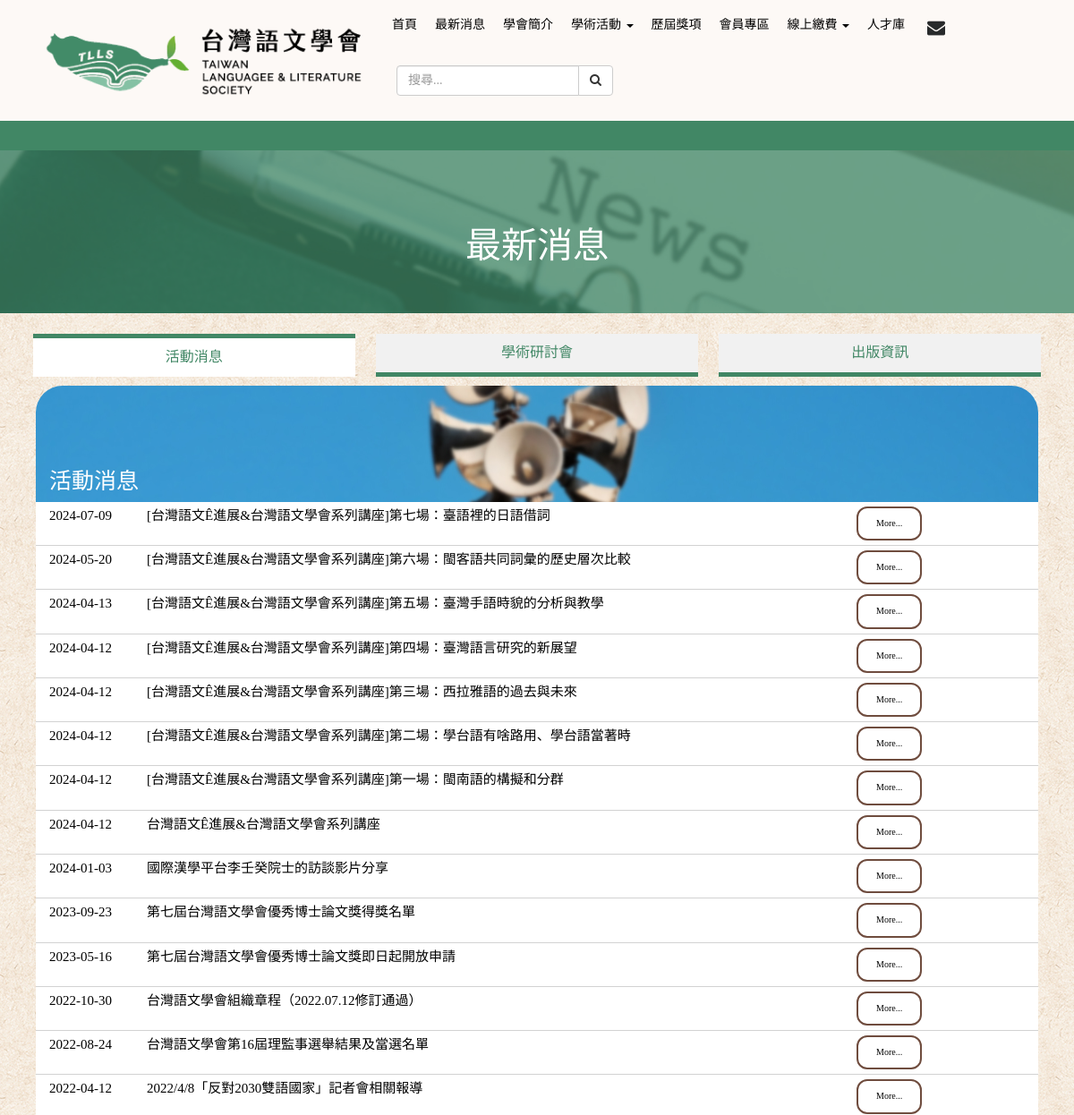
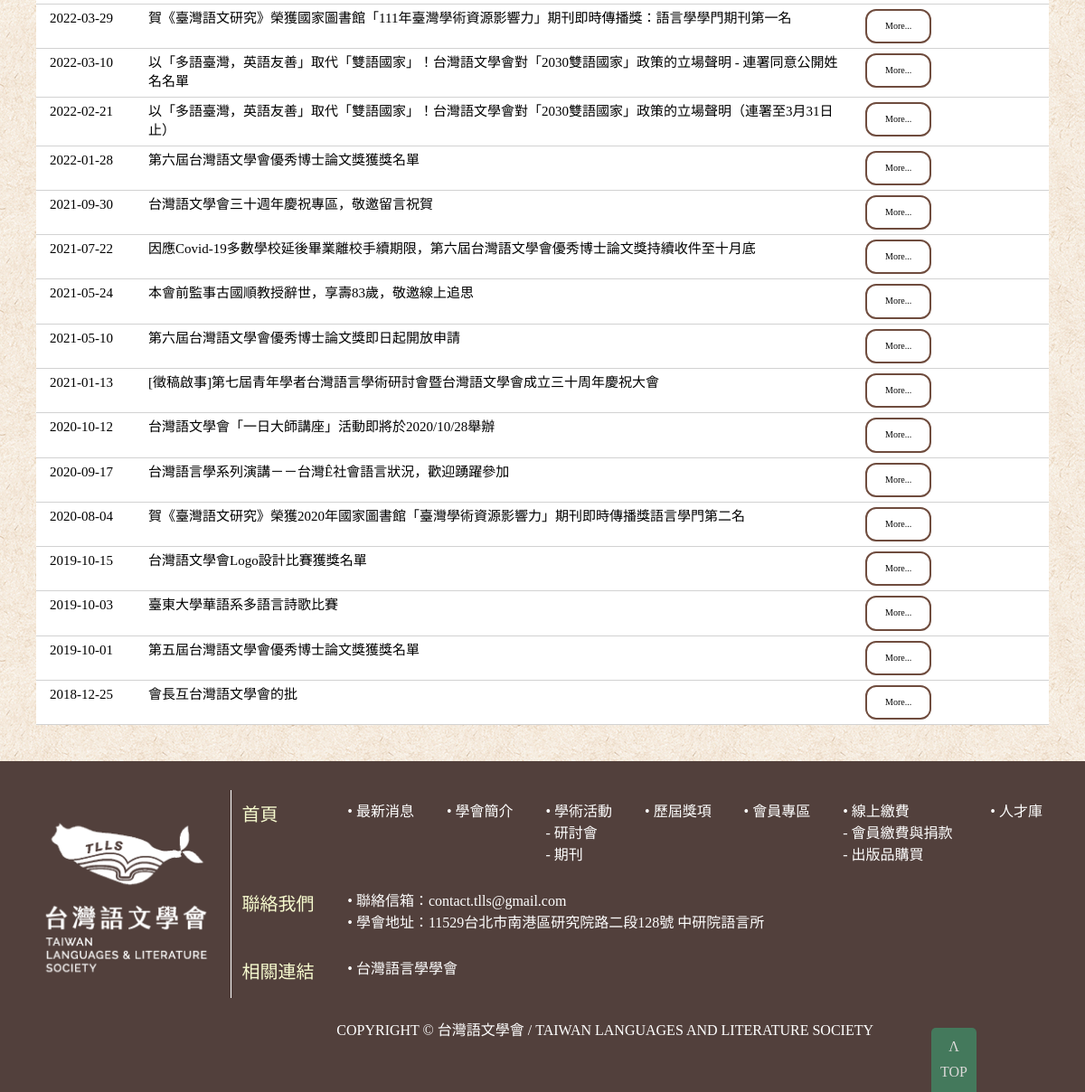
/News.php, run on the app's committed database (2 pictures, top to bottom).
### tables this page shows
CREATE TABLE `news` (
  `_ID` int(11) NOT NULL AUTO_INCREMENT,
  `Title` text NOT NULL,
  `Classification` text NOT NULL,
  `url` text NOT NULL,
  `OrderIndex` int(11) NOT NULL,
  `DateTime` date NOT NULL,
  `PostedBy` text NOT NULL,
  `IsShow` tinyint(1) NOT NULL,
  `ShowOnMarquee` tinyint(1) NOT NULL DEFAULT '0',
  `OpenAnotherWindow` tinyint(1) NOT NULL DEFAULT '0',
  `Mode` text NOT NULL,
  PRIMARY KEY (`_ID`)
);

### News.php (the view, shortened to what this page needs)
<!DOCTYPE HTML>
<html>
<head>
	<?php
	$tab = isset($_GET['tab']) ? $_GET['tab'] : 'activity';
	?>
	<link href="css/bootstrap.css" rel="stylesheet" type="text/css" media="all" />
	<link href="css/style.css" rel="stylesheet" type="text/css" media="all" />
</head>
<?php include_once "Conn_SQL.php"; ?>
<body class="AllBODY">
	<?php include_once('Top.php');?>
	<?php include_once('banner.php');?>
	<?php include_once('marquee.php');?>
	<div class="banner-bottom" style="background-image: url(images/news-banner.jpg);">
		<div class="container">
			<div class="video-bottom-grids" style="color:white;text-align:center;height:150px; display:flex; align-items:center; justify-content:center;">
				<text style="font-size:40px;">最新消息</text>
			</div>
		</div>
	</div>
	<br>
	<div class="container tabs" style="color:#418765">
		<div class="tab <?php echo $tab === 'activity' ? 'active' : ''; ?>" onclick="location.href='?tab=activity'">活動消息</div>
		<div class="tab <?php echo $tab === 'seminar' ? 'active' : ''; ?>" onclick="location.href='?tab=seminar'">學術研討會</div>
		<div class="tab <?php echo $tab === 'publication' ? 'active' : ''; ?>" onclick="location.href='?tab=publication'">出版資訊</div>
	</div>
	<div class="container ">
		<div class="video-bottom-grids1">
			<div class="col-md-12 col-sm-12">
					<div class="video-bottom-grid1-before" style="">
					<?php if($tab==="activity") echo "<img src='images/NewsBanner-event.jpg' alt=' ' class='img-responsive content' style='height:130px; object-fit: cover; width: 100%;'/>";?>
						<div style="position: absolute; bottom: 0; left: 0; width: 60%; font-size: 25px; padding: 5px 15px; color: white; ">
							<p>活動消息</p>
						</div>
					</div>
					<div class="video-bottom-grid1" >
					<ul class="list" style="font-size: 12pt;">
						<?php
							if($tab==="activity") $sql = "SELECT * FROM `news` WHERE `IsShow`=1 AND `Classification`='活動消息'  ORDER BY OrderIndex DESC";
							$result = $conn_1->query($sql);
							if ($result->num_rows > 0) {
								while ($row = mysqli_fetch_array($result)) {
									echo "<li style='padding:5px 15px;'>";
									echo "<div style='width:10%;float:left;font-size:15px'>";
									echo "		<a style='color:black'>".$row["DateTime"]."</a>";
									echo "</div>";
									echo "<div style='width:70%;float:left;font-size:15px'>";
									if($row["Mode"]=="File")
										echo "		<a style='color:black' href='Attachment/News/".$row["url"]."' target='".($row["OpenAnotherWindow"]==1?"_blank":"_self")."'>".$row["Title"]."</a>";
									else if($row["Mode"]=="Page")
										echo "		<a style='color:black' href='NewsMasterPage.php?_ID=".$row['_ID']."' target='".($row["OpenAnotherWindow"]==1?"_blank":"_self")."'>".$row["Title"]."</a>";
									else if($row["Mode"]=="Link")
                                		echo "		<a style='color:black' href='".$row["url"]."' target='".($row["OpenAnotherWindow"]==1?"_blank":"_self")."'>".$row["Title"]."</a>";
									echo "</div>";
									echo "<div style='width:20%;float:right;font-size:10px'>";
									if($row["Mode"]=="File")
										echo "　　　<a href='Attachment/News/".$row["url"]."' class='custom-button' target='".($row["OpenAnotherWindow"]==1?"_blank":"_self")."'>more...</a>";
									else if($row["Mode"]=="Page")
										echo "　　　<a href='NewsMasterPage.php?_ID=".$row['_ID']."' class='custom-button' target='".($row["OpenAnotherWindow"]==1?"_blank":"_self")."'>more...</a>";
									else if($row["Mode"]=="Link")
										echo "　　　<a href='".$row["url"]."' target='".($row["OpenAnotherWindow"]==1?"_blank":"_self")."' class='custom-button'>more...</a>";
									echo "</div>";
									echo "</li>";
								}
							}
						?>
					</ul>
					</div>
			</div>
		</div>
		</div>
	<?php include_once('footer.php'); ?>
</body>
</html>

### css/style.css (style rules this page uses)
html, body { font-size: 100%; background: #fff; font-family: CustomFont,"標楷體"; }
p { margin:0; }
h1,h2,h3,h4,h5,h6,a { font-family: CustomFont,"標楷體"; font-weight:100; margin:0; }
ul,label { margin:0; padding:0; }
.banner-bottom { position: relative; padding: 2em 0 0; background-image: url(../images/frontpage-news-bg.jpg); background-size: cover; background-position: center; }
.banner-bottom::before { content: ""; position: absolute; top: 0; left: 0; right: 0; bottom: 0; background-color: rgba(65, 135, 101, 0.5); z-index: 1; }
.banner-bottom > * { position: relative; z-index: 2; }
.video-bottom-grid1 { background-color: #fff; }
.video-bottom-grid1-before { position:relative; }
.video-bottom-grid1 ul li { list-style-type:none; border-bottom:1px solid #D2D2D2; padding: 1em 0; }
.video-bottom-grid1 ul li a { color: #000; font-size:1em; text-decoration: none; font-weight: 400; text-transform:capitalize; transition:.5s all; -webkit-transition:.5s all; -moz-transition:.5s all; -o-transition:.5s all; -ms-transition:.5s all; }

### css/twlls.css (style rules this page uses)
.custom-button { display: inline-block; background-color: white; border: 2px solid #6F4C3E; border-radius: 12px; color: #6F4C3E; font-size: 16px; padding: 10px 20px; text-decoration: none; cursor: pointer; transition: background-color 0.3s, color 0.3s; }
.AllBODY { background-image: url('../images/bg.jpg'); background-size: auto; background-position: center; background-repeat: repeat; }
.tabs { display: flex; justify-content: space-between; }
.tab { flex: 1; text-align: center; padding: 10px; cursor: pointer; background-color: #f1f1f1; border-bottom: 5px solid #418765; margin: 0 1%; position: relative; transition: background-color 0.3s; }
.tab.active { background-color: #fff; border-top: 5px solid #418765; border-bottom: 0px solid #418765; }
.content { border-radius: 30px 30px 0 0; margin-top: 10px; background-color:transparent; }

### data on the page
news: DateTime "2024-07-09", Title "[台灣語文ê進展&台灣語文學會系列講座]第七場：臺語裡的日語借詞"
news: DateTime "2024-05-20", Title "[台灣語文ê進展&台灣語文學會系列講座]第六場：閩客語共同詞彙的歷史層次比較"
news: DateTime "2024-04-13", Title "[台灣語文ê進展&台灣語文學會系列講座]第五場：臺灣手語時貌的分析與教學"
news: DateTime "2024-04-12", Title "[台灣語文ê進展&台灣語文學會系列講座]第四場：臺灣語言研究的新展望"
news: DateTime "2024-04-12", Title "[台灣語文ê進展&台灣語文學會系列講座]第三場：西拉雅語的過去與未來"
news: DateTime "2024-04-12", Title "[台灣語文ê進展&台灣語文學會系列講座]第二場：學台語有啥路用、學台語當著時"
news: DateTime "2024-04-12", Title "[台灣語文ê進展&台灣語文學會系列講座]第一場：閩南語的構擬和分群"
news: DateTime "2024-04-12", Title "台灣語文ê進展&台灣語文學會系列講座"
news: DateTime "2024-01-03", Title "國際漢學平台李壬癸院士的訪談影片分享"
news: DateTime "2023-09-23", Title "第七屆台灣語文學會優秀博士論文獎得獎名單"
news: DateTime "2023-05-16", Title "第七屆台灣語文學會優秀博士論文獎即日起開放申請"
news: DateTime "2022-10-30", Title "台灣語文學會組織章程（2022.07.12修訂通過）"
news: DateTime "2022-08-24", Title "台灣語文學會第16屆理監事選舉結果及當選名單"
news: DateTime "2022-04-12", Title "2022/4/8「反對2030雙語國家」記者會相關報導"
news: DateTime "2022-03-29", Title "賀《臺灣語文研究》榮獲國家圖書館「111年臺灣學術資源影響力」期刊即時傳播獎：語言學學門期刊第一名"
news: DateTime "2022-03-10", Title "以「多語臺灣，英語友善」取代「雙語國家」！台灣語文學會對「2030雙語國家」政策的立場聲明 - 連署同意公開姓名名單"
news: DateTime "2022-02-21", Title "以「多語臺灣，英語友善」取代「雙語國家」！台灣語文學會對「2030雙語國家」政策的立場聲明（連署至3月31日止）"
news: DateTime "2022-01-28", Title "第六屆台灣語文學會優秀博士論文獎獲獎名單"
news: DateTime "2021-09-30", Title "台灣語文學會三十週年慶祝專區，敬邀留言祝賀"
news: DateTime "2021-07-22", Title "因應Covid-19多數學校延後畢業離校手續期限，第六屆台灣語文學會優秀博士論文獎持續收件至十月底"
news: DateTime "2021-05-24", Title "本會前監事古國順教授辭世，享壽83歲，敬邀線上追思"
news: DateTime "2021-05-10", Title "第六屆台灣語文學會優秀博士論文獎即日起開放申請"
news: DateTime "2021-01-13", Title "[徵稿啟事]第七屆青年學者台灣語言學術研討會暨台灣語文學會成立三十周年慶祝大會"
news: DateTime "2020-10-12", Title "台灣語文學會「一日大師講座」活動即將於2020/10/28舉辦"
news: DateTime "2020-09-17", Title "台灣語言學系列演講－－台灣ê社會語言狀況，歡迎踴躍參加"
news: DateTime "2020-08-04", Title "賀《臺灣語文研究》榮獲2020年國家圖書館「臺灣學術資源影響力」期刊即時傳播獎語言學門第二名"
news: DateTime "2019-10-15", Title "台灣語文學會Logo設計比賽獲獎名單"
news: DateTime "2019-10-03", Title "臺東大學華語系多語言詩歌比賽"
news: DateTime "2019-10-01", Title "第五屆台灣語文學會優秀博士論文獎獲獎名單"
news: DateTime "2018-12-25", Title "會長互台灣語文學會的批"
